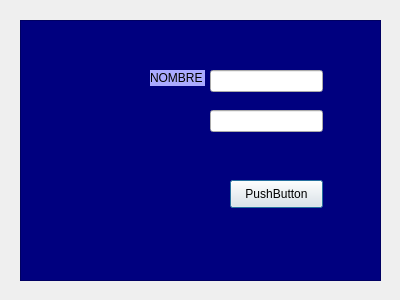
<?xml version="1.0" encoding="UTF-8"?>
<ui version="4.0">
 <class>Dialog</class>
 <widget class="QDialog" name="Dialog">
  <property name="geometry">
   <rect>
    <x>0</x>
    <y>0</y>
    <width>400</width>
    <height>300</height>
   </rect>
  </property>
  <property name="windowTitle">
   <string>Dialog</string>
  </property>
  <widget class="QListWidget" name="listWidget">
   <property name="geometry">
    <rect>
     <x>20</x>
     <y>20</y>
     <width>361</width>
     <height>261</height>
    </rect>
   </property>
   <property name="styleSheet">
    <string notr="true">background-color: rgb(0, 0, 127);</string>
   </property>
  </widget>
  <widget class="QLineEdit" name="txt_usuario">
   <property name="geometry">
    <rect>
     <x>210</x>
     <y>70</y>
     <width>113</width>
     <height>22</height>
    </rect>
   </property>
  </widget>
  <widget class="QLineEdit" name="txt_password">
   <property name="geometry">
    <rect>
     <x>210</x>
     <y>110</y>
     <width>113</width>
     <height>22</height>
    </rect>
   </property>
  </widget>
  <widget class="QLabel" name="label">
   <property name="geometry">
    <rect>
     <x>150</x>
     <y>70</y>
     <width>55</width>
     <height>16</height>
    </rect>
   </property>
   <property name="styleSheet">
    <string notr="true">background-color: rgb(170, 170, 255);</string>
   </property>
   <property name="text">
    <string>NOMBRE</string>
   </property>
  </widget>
  <widget class="QPushButton" name="btn_login">
   <property name="geometry">
    <rect>
     <x>230</x>
     <y>180</y>
     <width>93</width>
     <height>28</height>
    </rect>
   </property>
   <property name="text">
    <string>PushButton</string>
   </property>
  </widget>
 </widget>
 <resources/>
 <connections/>
</ui>
